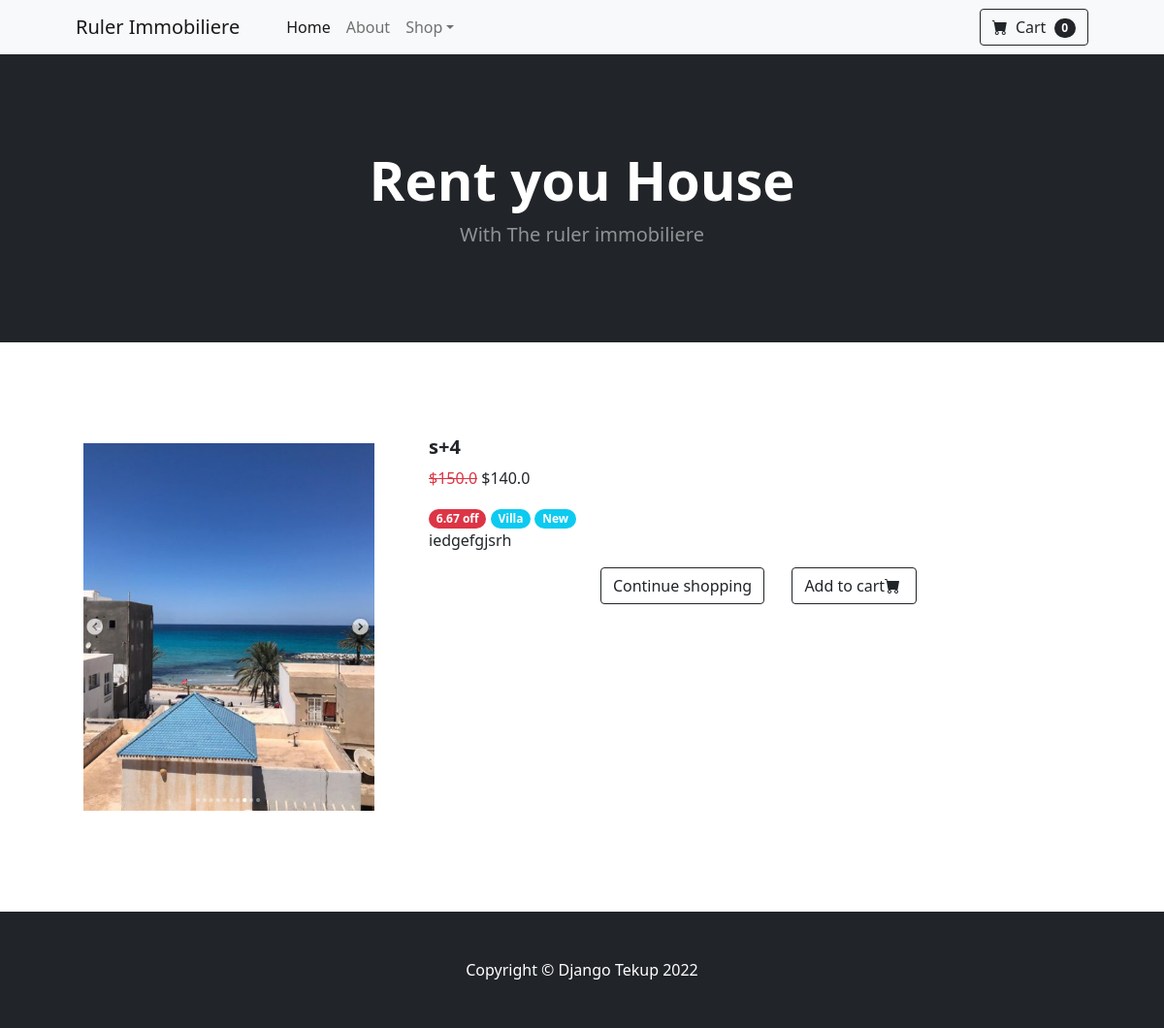
/product/home-one/, run on the app's committed database.
### frontend/models.py (models this page shows, shortened)
class Item(models.Model):
    title = models.CharField(max_length=100)
    price = models.FloatField()
    discount_price = models.FloatField(blank=True, null=True)
    category = models.CharField(choices=CATEGORY_CHOICES, max_length=5)
    label = models.CharField(choices=LABEL_CHOICES, max_length=5)
    slug = models.SlugField()
    description = models.TextField()
    image = models.ImageField()
    def get_discount_percent(self):
        discount_percent = 100 - ( self.discount_price * 100 / self.price)
        return discount_percent

### frontend/views.py (the view)
# urls.py: path('product/<slug>/', views.ProductDetailView.as_view(), name='detail')
class ProductDetailView(DetailView):
    model = Item
    template_name = 'detail.html'

### templates/detail.html (shortened to what this page needs)
{% extends 'base.html' %}
{% block content %}
<section class="py-5">
            <div class="container px-4 px-lg-5 mt-5">
                <div class="row gx-md-5 justify-content-center">
                    <div class="col-md-4 mb-5">
                            <img class="card-img-top p-2" src="{{ object.image.url }}" alt="..." />
                        </div>
                        <div class="col-md-8 mb-5">
                            <h5 class="fw-bolder">{{ item.title }}</h5>
                                    {% if item.discount_price %}
                                  <p><del class="mt-2 text-danger">${{ item.price }}</del>
                                  ${{ item.discount_price }}</p>
                                    <span class="badge rounded-pill bg-danger">{{ item.get_discount_percent|floatformat:2 }} off</span>
                                    {% else %}
                                    <p>${{ item.price }}</p>
                                    {% endif %}
                                    <span class="badge rounded-pill bg-info">{{ item.get_category_display }} </span>
                                    <span class="badge rounded-pill bg-info">{{ item.get_label_display }} </span>
                                    <p>{{ item.description }}</p>
                            <div class="card-footer p-4 pt-0 border-top-0 bg-transparent">
                                <div class="text-center">
                             <a class="btn btn-outline-dark mt-auto me-4" href="{% url 'frontend:home' %}">Continue shopping</a>
                             <a class="btn btn-outline-dark mt-auto" href="#">Add to cart<i class="bi-cart-fill me-1"></i></a>
                            </div>
                    </div>
                        </div>
                    </div>
                </div>
        </section>
{% endblock %}

### data on the page
Item: image (picture), title "s+4", price "150.0", discount_price "140.0", get_discount_percent "6.67", category "Villa", label "New", description "iedgefgjsrh"
